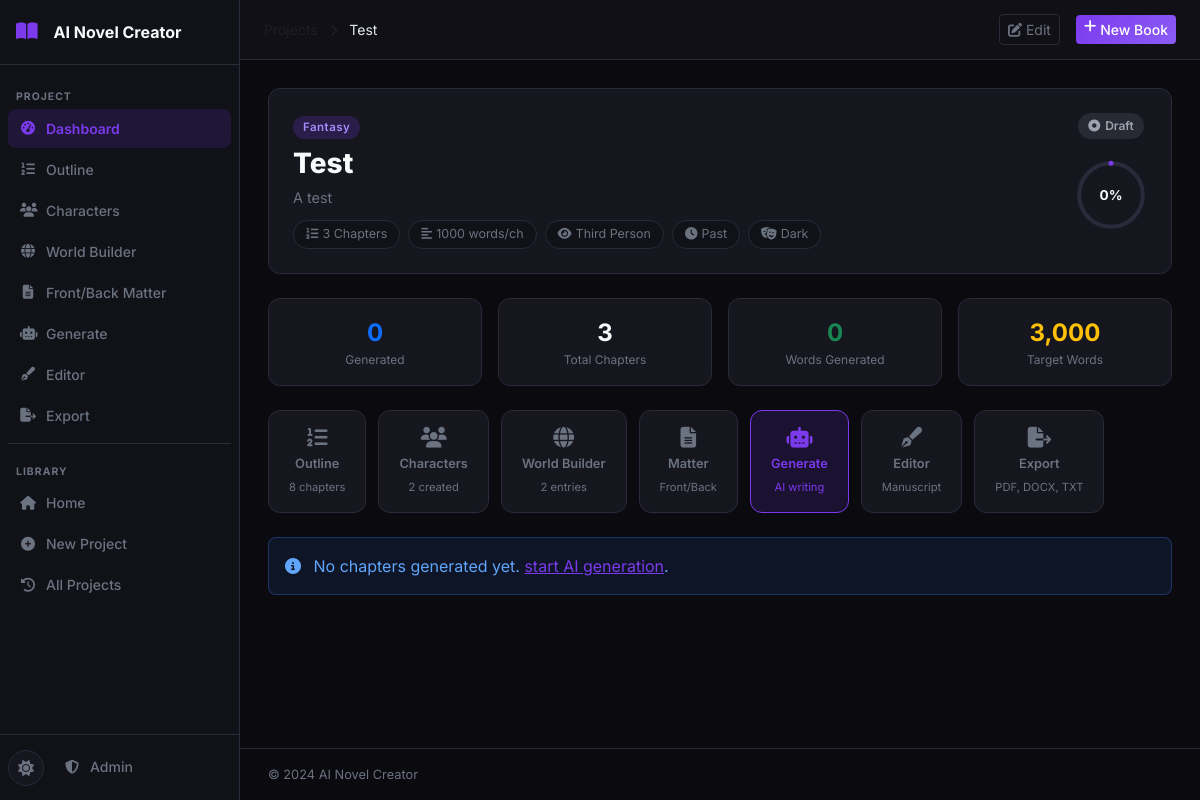
The app's page /project/1 with its own data.
### tables this page shows
CREATE TABLE settings (
    id INTEGER PRIMARY KEY AUTOINCREMENT,
    key TEXT UNIQUE NOT NULL,
    value TEXT,
    updated_at TIMESTAMP DEFAULT CURRENT_TIMESTAMP
);

CREATE TABLE projects (
    id INTEGER PRIMARY KEY AUTOINCREMENT,
    title TEXT NOT NULL,
    subtitle TEXT DEFAULT '',
    genre TEXT DEFAULT 'Fantasy',
    audience TEXT DEFAULT 'Adult',
    description TEXT DEFAULT '',
    language TEXT DEFAULT 'English',
    story_type TEXT DEFAULT 'Novel',
    writing_style TEXT DEFAULT 'Descriptive',
    point_of_view TEXT DEFAULT 'Third Person Limited',
    tense TEXT DEFAULT 'Past',
    tone TEXT DEFAULT 'Adventurous',
    num_chapters INTEGER DEFAULT 10,
    words_per_chapter INTEGER DEFAULT 2000,
    creativity_level TEXT DEFAULT 'balanced',
    temperature REAL DEFAULT 0.7,
    top_p REAL DEFAULT 0.9,
    max_tokens INTEGER DEFAULT 4096,
    status TEXT DEFAULT 'draft',
    current_chapter INTEGER DEFAULT 0,
    total_words INTEGER DEFAULT 0,
    cover_prompt TEXT DEFAULT '',
    include_images INTEGER DEFAULT 0,
    images_per_chapter INTEGER DEFAULT 1,
    image_style TEXT DEFAULT 'Realistic',
    created_at TIMESTAMP DEFAULT CURRENT_TIMESTAMP,
    updated_at TIMESTAMP DEFAULT CURRENT_TIMESTAMP
);

### routes/projects.py (the view)
@bp.route('/project/<int:project_id>')
def project_detail(project_id):
    db = get_db()
    project = db.execute('SELECT * FROM projects WHERE id = ?', (project_id,)).fetchone()
    if not project:
        return redirect(url_for('main.history'))
    chapters = db.execute(
        'SELECT * FROM chapters WHERE project_id = ? ORDER BY chapter_number',
        (project_id,)
    ).fetchall()
    outline = db.execute(
        'SELECT * FROM outline WHERE project_id = ? ORDER BY order_index, chapter_number',
        (project_id,)
    ).fetchall()
    char_count = db.execute('SELECT COUNT(*) FROM characters WHERE project_id = ?', (project_id,)).fetchone()[0]
    world_count = db.execute('SELECT COUNT(*) FROM worldbuilding WHERE project_id = ?', (project_id,)).fetchone()[0]
    outline_count = len(outline)
    generated_count = sum(1 for c in chapters if c['status'] == 'generated')
    total_words = sum(c['word_count'] for c in chapters)
    target_words = (project['num_chapters'] or 10) * (project['words_per_chapter'] or 2000)
    progress = int((generated_count / project['num_chapters'] * 100)) if project['num_chapters'] else 0
    groq_configured = bool(get_setting(db, 'groq_api_key'))
    return render_template('project_detail.html',
                           project=project, chapters=chapters, outline=outline,
                           char_count=char_count, world_count=world_count,
                           outline_count=outline_count, generated_count=generated_count,
                           total_words=total_words, target_words=target_words,
                           progress=progress, groq_configured=groq_configured)

### database/__init__.py (called while the page is built)
def get_db():
    if 'db' not in g:
        db_path = current_app.config['DATABASE']
        os.makedirs(os.path.dirname(db_path), exist_ok=True)
        g.db = sqlite3.connect(db_path)
        g.db.row_factory = sqlite3.Row
        g.db.execute('PRAGMA foreign_keys = ON')
        g.db.execute('PRAGMA journal_mode = WAL')
    return g.db

### utils/helpers.py (called while the page is built)
def get_setting(db, key, default=''):
    row = db.execute('SELECT value FROM settings WHERE key = ?', (key,)).fetchone()
    return row['value'] if row else default

### templates/project_detail.html (shortened to what this page needs)
{% extends "base.html" %}
{% block breadcrumb %}
<a href="{{ url_for('main.history') }}" class="text-muted text-decoration-none">Projects</a>
<i class="fas fa-chevron-right mx-2 text-muted small"></i>
{{ project.title[:30] }}{% if project.title|length > 30 %}…{% endif %}
{% endblock %}
{% block topnav_actions %}
<a href="{{ url_for('projects.edit_project', project_id=project.id) }}" class="btn btn-outline-secondary btn-sm me-2">
  <i class="fas fa-edit me-1"></i>Edit
</a>
{% endblock %}
{% block content %}
<div class="project-hero mb-4">
  <div class="project-hero-info">
    <div class="genre-badge genre-{{ project.genre | lower | replace(' ', '-') | replace('/', '-') }} mb-2">{{ project.genre }}</div>
    <h1 class="project-hero-title">{{ project.title }}</h1>
    <p class="project-hero-desc">{{ project.description }}</p>
    <div class="project-meta-tags">
      <span class="meta-tag"><i class="fas fa-list-ol me-1"></i>{{ project.num_chapters }} Chapters</span>
      <span class="meta-tag"><i class="fas fa-align-left me-1"></i>{{ project.words_per_chapter }} words/ch</span>
      <span class="meta-tag"><i class="fas fa-eye me-1"></i>{{ project.point_of_view }}</span>
      <span class="meta-tag"><i class="fas fa-clock me-1"></i>{{ project.tense }}</span>
      <span class="meta-tag"><i class="fas fa-theater-masks me-1"></i>{{ project.tone }}</span>
    </div>
  </div>
  <div class="project-hero-actions">
    <div class="status-pill status-{{ project.status }} mb-2">
      {% if project.status == 'completed' %}<i class="fas fa-check-circle"></i>
      {% elif project.status == 'generating' %}<i class="fas fa-spinner fa-spin"></i>
      {% elif project.status == 'paused' %}<i class="fas fa-pause-circle"></i>
      {% else %}<i class="fas fa-circle-dot"></i>{% endif %}
      {{ project.status | title }}
    </div>
    <div class="progress-display">
      <div class="progress-circle">
        <svg viewBox="0 0 36 36">
          <circle cx="18" cy="18" r="15.9" fill="none" stroke="var(--border-color)" stroke-width="2"/>
          <circle cx="18" cy="18" r="15.9" fill="none" stroke="var(--primary)" stroke-width="2.5"
                  stroke-dasharray="{{ progress }}, 100" stroke-linecap="round" transform="rotate(-90 18 18)"/>
        </svg>
        <span>{{ progress }}%</span>
      </div>
    </div>
  </div>
</div>
<div class="row g-3 mb-4">
  <div class="col-6 col-md-3">
    <div class="mini-stat">
      <div class="mini-stat-value text-primary">{{ generated_count }}</div>
      <div class="mini-stat-label">Generated</div>
    </div>
  </div>
  <div class="col-6 col-md-3">
    <div class="mini-stat">
      <div class="mini-stat-value">{{ project.num_chapters }}</div>
      <div class="mini-stat-label">Total Chapters</div>
    </div>
  </div>
  <div class="col-6 col-md-3">
    <div class="mini-stat">
      <div class="mini-stat-value text-success">{{ '{:,}'.format(total_words) }}</div>
      <div class="mini-stat-label">Words Generated</div>
    </div>
  </div>
  <div class="col-6 col-md-3">
    <div class="mini-stat">
      <div class="mini-stat-value text-warning">{{ '{:,}'.format(target_words) }}</div>
      <div class="mini-stat-label">Target Words</div>
    </div>
  </div>
</div>
<div class="quick-actions mb-4">
  <a href="{{ url_for('outline.outline_page', project_id=project.id) }}" class="quick-action-btn">
    <i class="fas fa-list-ol"></i>
    <span>Outline</span>
    <small>{{ outline_count }} chapters</small>
  </a>
  <a href="{{ url_for('characters.characters_page', project_id=project.id) }}" class="quick-action-btn">
    <i class="fas fa-users"></i>
    <span>Characters</span>
    <small>{{ char_count }} created</small>
  </a>
  <a href="{{ url_for('worldbuilding.worldbuilding_page', project_id=project.id) }}" class="quick-action-btn">
    <i class="fas fa-globe"></i>
    <span>World Builder</span>
    <small>{{ world_count }} entries</small>
  </a>
  <a href="{{ url_for('matter.matter_page', project_id=project.id) }}" class="quick-action-btn">
    <i class="fas fa-file-alt"></i>
    <span>Matter</span>
    <small>Front/Back</small>
  </a>
  <a href="{{ url_for('chapters.generation_page', project_id=project.id) }}" class="quick-action-btn highlight">
    <i class="fas fa-robot"></i>
    <span>Generate</span>
    <small>AI writing</small>
  </a>
  <a href="{{ url_for('editor.editor_page', project_id=project.id) }}" class="quick-action-btn">
    <i class="fas fa-pen-fancy"></i>
    <span>Editor</span>
    <small>Manuscript</small>
  </a>
  <a href="{{ url_for('exports.export_page', project_id=project.id) }}" class="quick-action-btn">
    <i class="fas fa-file-export"></i>
    <span>Export</span>
    <small>PDF, DOCX, TXT</small>
  </a>
</div>
{% if chapters %}
<div class="section-header mb-3">
  <h2 class="section-title">Chapters</h2>
  <a href="{{ url_for('chapters.generation_page', project_id=project.id) }}" class="btn btn-primary btn-sm">
    <i class="fas fa-robot me-1"></i>Generate More
  </a>
</div>
<div class="chapters-grid">
  {% for ch in chapters %}
  <div class="chapter-item chapter-status-{{ ch.status }}">
    <div class="chapter-num">Ch. {{ ch.chapter_number }}</div>
    <div class="chapter-info">
      <div class="chapter-title">{{ ch.chapter_title or 'Untitled Chapter' }}</div>
      <div class="chapter-meta">
        <span class="chapter-words">{{ '{:,}'.format(ch.word_count) }} words</span>
        <span class="chapter-badge badge-{{ ch.status }}">{{ ch.status }}</span>
      </div>
    </div>
    {% if ch.status == 'generated' %}
    <a href="{{ url_for('chapters.chapter_view', project_id=project.id, chapter_id=ch.id) }}" class="btn btn-sm btn-outline-primary ms-auto">
      Read
    </a>
    {% elif ch.status == 'generating' %}
    <span class="spinner-border spinner-border-sm text-primary ms-auto"></span>
    {% endif %}
  </div>
  {% endfor %}
</div>
{% else %}
<div class="alert alert-info">
  <i class="fas fa-info-circle me-2"></i>
  No chapters generated yet.
  <a href="{{ url_for('chapters.generation_page', project_id=project.id) }}">start AI generation</a>.
</div>
{% endif %}
{% endblock %}

### templates/base.html (shortened to what this page needs)
<!DOCTYPE html>
<html lang="en" data-theme="{{ default_theme }}">
<head>
  <link href="https://cdn.jsdelivr.net/npm/bootstrap@5.3.2/dist/css/bootstrap.min.css" rel="stylesheet">
  <link href="https://cdnjs.cloudflare.com/ajax/libs/font-awesome/6.5.0/css/all.min.css" rel="stylesheet">
  <link href="{{ url_for('static', filename='css/style.css') }}" rel="stylesheet">
</head>
<body>
<nav class="sidebar" id="sidebar">
  <div class="sidebar-header">
    <a href="{{ url_for('main.index') }}" class="sidebar-brand">
      <i class="fas fa-book-open me-2"></i>
      <span>{{ app_name }}</span>
    </a>
  </div>
  <div class="sidebar-menu">
    {% if request.view_args and request.view_args.get('project_id') %}
    {% set pid = request.view_args.project_id %}
    <div class="sidebar-section-label">PROJECT</div>
    <a href="{{ url_for('projects.project_detail', project_id=pid) }}" class="sidebar-item {% if request.endpoint == 'projects.project_detail' %}active{% endif %}">
      <i class="fas fa-tachometer-alt"></i><span>Dashboard</span>
    </a>
    <a href="{{ url_for('outline.outline_page', project_id=pid) }}" class="sidebar-item {% if request.endpoint == 'outline.outline_page' %}active{% endif %}">
      <i class="fas fa-list-ol"></i><span>Outline</span>
    </a>
    <a href="{{ url_for('characters.characters_page', project_id=pid) }}" class="sidebar-item {% if request.endpoint == 'characters.characters_page' %}active{% endif %}">
      <i class="fas fa-users"></i><span>Characters</span>
    </a>
    <a href="{{ url_for('worldbuilding.worldbuilding_page', project_id=pid) }}" class="sidebar-item {% if request.endpoint == 'worldbuilding.worldbuilding_page' %}active{% endif %}">
      <i class="fas fa-globe"></i><span>World Builder</span>
    </a>
    <a href="{{ url_for('matter.matter_page', project_id=pid) }}" class="sidebar-item {% if request.endpoint == 'matter.matter_page' %}active{% endif %}">
      <i class="fas fa-file-alt"></i><span>Front/Back Matter</span>
    </a>
    <a href="{{ url_for('chapters.generation_page', project_id=pid) }}" class="sidebar-item {% if request.endpoint == 'chapters.generation_page' %}active{% endif %}">
      <i class="fas fa-robot"></i><span>Generate</span>
    </a>
    <a href="{{ url_for('editor.editor_page', project_id=pid) }}" class="sidebar-item {% if request.endpoint == 'editor.editor_page' %}active{% endif %}">
      <i class="fas fa-pen-fancy"></i><span>Editor</span>
    </a>
    <a href="{{ url_for('exports.export_page', project_id=pid) }}" class="sidebar-item {% if request.endpoint == 'exports.export_page' %}active{% endif %}">
      <i class="fas fa-file-export"></i><span>Export</span>
    </a>
    <div class="sidebar-divider"></div>
    {% endif %}
    <div class="sidebar-section-label">LIBRARY</div>
    <a href="{{ url_for('main.index') }}" class="sidebar-item {% if request.endpoint == 'main.index' %}active{% endif %}">
      <i class="fas fa-home"></i><span>Home</span>
    </a>
    <a href="{{ url_for('projects.new_project') }}" class="sidebar-item {% if request.endpoint == 'projects.new_project' %}active{% endif %}">
      <i class="fas fa-plus-circle"></i><span>New Project</span>
    </a>
    <a href="{{ url_for('main.history') }}" class="sidebar-item {% if request.endpoint == 'main.history' %}active{% endif %}">
      <i class="fas fa-history"></i><span>All Projects</span>
    </a>
  </div>
  <div class="sidebar-footer">
    <button class="theme-toggle" onclick="toggleTheme()" title="Toggle theme">
      <i class="fas fa-moon" id="themeIcon"></i>
    </button>
    <a href="{{ url_for('admin.login') }}" class="sidebar-item small">
      <i class="fas fa-shield-alt"></i><span>Admin</span>
    </a>
  </div>
</nav>
<div class="main-wrapper" id="mainWrapper">
  <header class="topnav">
    <div class="topnav-breadcrumb">
      {% block breadcrumb %}{% endblock %}
    </div>
    <div class="topnav-actions ms-auto">
      {% block topnav_actions %}{% endblock %}
      <a href="{{ url_for('projects.new_project') }}" class="btn btn-primary btn-sm d-none d-md-inline-flex">
        <i class="fas fa-plus me-1"></i>New Book
      </a>
    </div>
  </header>
  <main class="content-area">
    {% block content %}{% endblock %}
  </main>
  <footer class="content-footer">
    <span>{{ app_footer }}</span>
  </footer>
</div>
<div class="toast-container position-fixed bottom-0 end-0 p-3" id="toastContainer"></div>
</body>
</html>

### records on screen
settings: value "AI Novel Creator"
projects: title "Test", genre "Fantasy", description "A test", num_chapters "3", words_per_chapter "1000", point_of_view "Third Person", tense "Past", tone "Dark", status "Draft"
settings: value "© 2024 AI Novel Creator"

### other values on screen
{{ progress }} "0"
{{ generated_count }} "0"
{{ '{:,}'.format(total_words) }} "0"
{{ '{:,}'.format(target_words) }} "3,000"
{{ outline_count }} "8"
{{ char_count }} "2"
{{ world_count }} "2"
